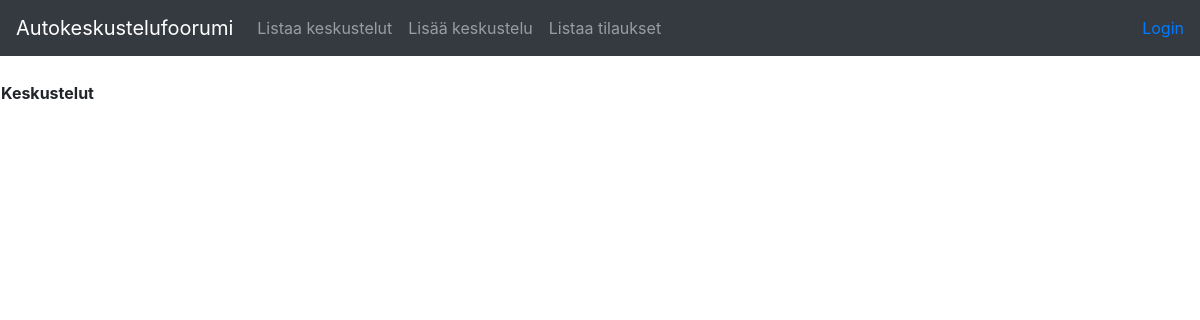
Before: /conversations/ with the older database file.
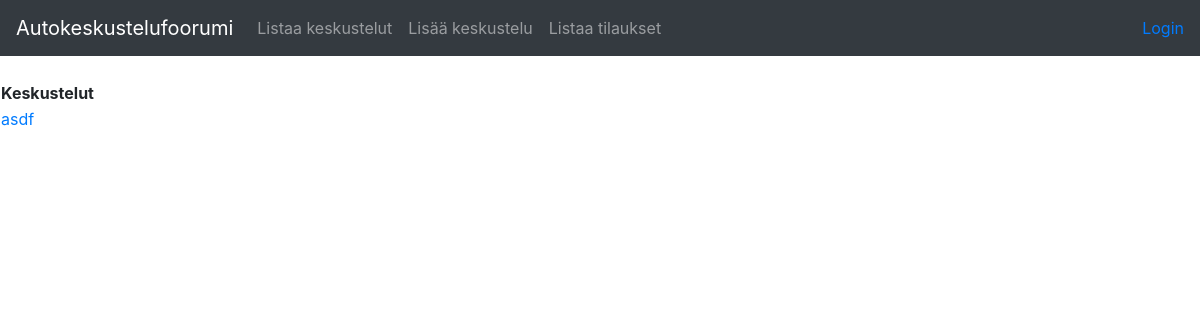
After: the same page with the newer database file.
### application/conversations/models.py (models this page shows, shortened)
class Conversation(Base):
    __tablename__ = "conversation"
    name = db.Column(db.String(144), nullable=False)
    account_id = db.Column(db.Integer, db.ForeignKey('account.id'),  nullable=False)

### application/conversations/views.py (the view)
@app.route("/conversations/", methods=["GET"])
def conversations_index():
    return render_template("conversations/list.html", conversations=Conversation.query.all())

### application/templates/conversations/list.html (shortened to what this page needs)
{% extends "layout.html" %}
{% block body %}
  <table>
    <tr>
      <th>Keskustelut</th>
      <th></th>
    </tr>
    {% for conversation in conversations %}
    <tr>
      <td><a href="{{ url_for('conversation_view', conversation_id = conversation.id) }}"> {{ conversation.name }} </a></td>
    </tr>
    {% endfor %}
  </table>
{% endblock %}

### application/templates/layout.html (shortened to what this page needs)
<!DOCTYPE html>
<html>
<head>
  <link rel="stylesheet" href="https://maxcdn.bootstrapcdn.com/bootstrap/4.0.0/css/bootstrap.min.css"
>
</head>
<body>
    <nav class="navbar navbar-expand-md navbar-dark bg-dark mb-4">
        <a class="navbar-brand" href="#">Autokeskustelufoorumi</a>
        <div class="collapse navbar-collapse" id="navbarCollapse">
                <ul class="navbar-nav mr-auto">
                  <li class="nav-item">
                      <a class="nav-link" href="{{ url_for('conversations_index') }} ">Listaa keskustelut</a>
                    </li>
                    <li class="nav-item">
                        <a class="nav-link" href="{{ url_for('conversations_form') }} ">Lisää keskustelu</a>
                      </li>
                      <li class="nav-item">
                        <a class="nav-link" href="{{ url_for('conversations_subscriptions') }} ">Listaa tilaukset</a>
                      </li>
                </ul>
                <div class="form-inline mt-2 mt-md-0">
            {% if current_user.is_authenticated %}
            <a href="{{ url_for('auth_logout') }}">Kirjautunut käyttäjällä {{ current_user.name }} -- Kirjaudu ulos</a>
            {% else %}
            <a href="{{ url_for('auth_login') }}">Login</a>
            {% endif %}
                </div>
        </div>
            </nav>
  {% block body %}{% endblock %}
</body>
</html>

Changed rows visible on the page:
added Conversation: name "asdf"
